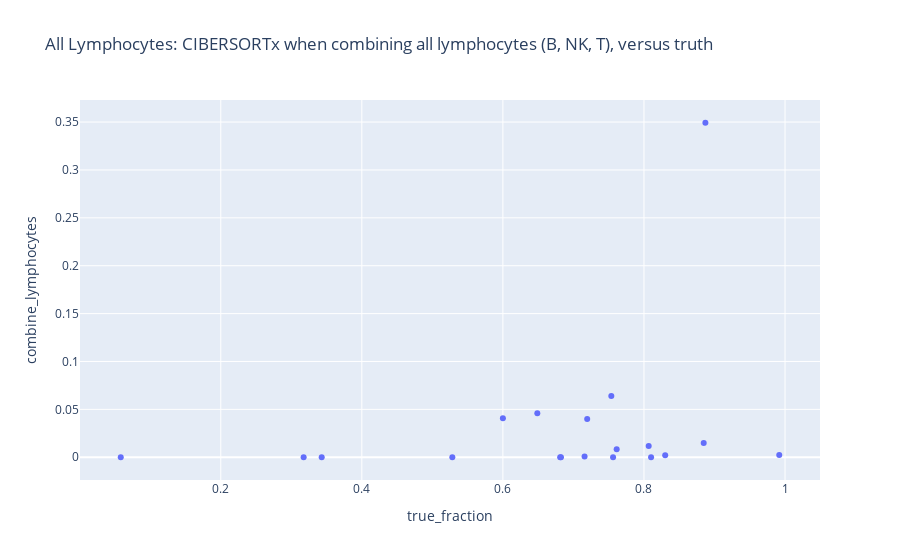

Source (notebook cell):
### Code cell
px.scatter(
    df.loc["Lymphocytes"],
    x="true_fraction",
    y="combine_lymphocytes",
    title="All Lymphocytes: CIBERSORTx when combining all lymphocytes (B, NK, T), versus truth"
)

### Figure 1 — Plotly figure (JSON) as saved in the notebook; plotly's stock layout.template omitted (floating-point values rounded to 4 significant figures)
{"data": [{"hovertemplate": "true_fraction=%{x}<br>combine_lymphocytes=%{y}<extra></extra>", "legendgroup": "", "marker": {"color": "#636efa", "symbol": "circle"}, "mode": "markers", "name": "", "orientation": "v", "showlegend": false, "type": "scatter", "x": [0.6, 0.3175, 0.8871, 0.7562, 0.5283, 0.6823, 0.8101, 0.8301, 0.3431, 0.0582, 0.9918, 0.7158, 0.7195, 0.8847, 0.7537, 0.7613, 0.8067, 0.6812, 0.6488], "xaxis": "x", "y": [0.04063, 0, 0.3493, 0, 0, 0, 0, 0.002184, 0, 0, 0.002318, 0.0007918, 0.04005, 0.01488, 0.06392, 0.008402, 0.01175, 0, 0.04595], "yaxis": "y"}], "layout": {"autosize": true, "legend": {"tracegroupgap": 0}, "title": {"text": "All Lymphocytes: CIBERSORTx when combining all lymphocytes (B, NK, T), versus truth"}, "xaxis": {"anchor": "y", "autorange": true, "domain": [0, 1], "range": [0.001186, 1.049], "title": {"text": "true_fraction"}, "type": "linear"}, "yaxis": {"anchor": "x", "autorange": true, "domain": [0, 1], "range": [-0.02459, 0.3739], "title": {"text": "combine_lymphocytes"}, "type": "linear"}}}
